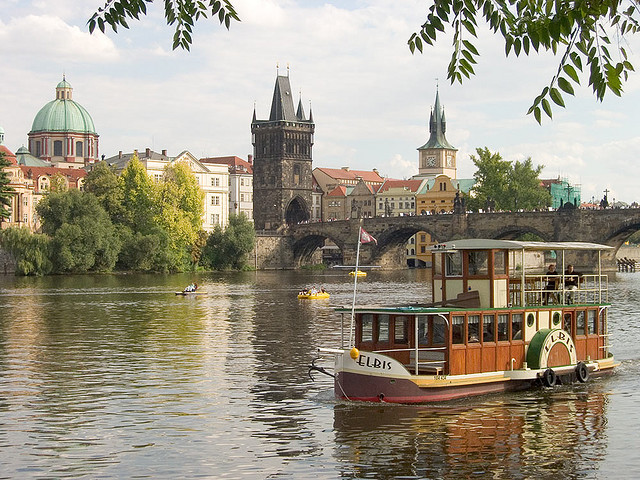
%> input picture inputSeamCarvingPrague.jpg, 640 x 480 px
$ octave SeamCarvingReduceHeight.m   (GNU Octave 9; MATLAB toolbox functions it lacks are replaced by stand-ins)
%> lines starting %> are read from the running program, lines starting %| are printed output that depends on the picture
%> further down, myImg is the input picture: size 480x640x3 uint8; mean R, G, B 156.6, 149.6, 132.7
### energy_image.m
function [ energyImg ] = energy_image(im)
%UNTITLED2 Summary of this function goes here
%   Detailed explanation goes here

%creates energyMatrix, initializes to 0
im = rgb2gray(im);
[myGradx,myGrady] = imgradientxy(im2double(im));
energyImg = sqrt((myGradx.^2) + (myGrady.^2));

end

### cumulative_minimum_energy_map.m
function [ cumMap ] = cumulative_minimum_energy_map( energyImage, seamDirection )
%> called with seamDirection = 'HORIZONTAL'

if strcmp(seamDirection, 'VERTICLE')
    energyImage = energyImage; %do nothing
elseif strcmp(seamDirection, 'HORIZONTAL')
    energyImage = transpose(energyImage);
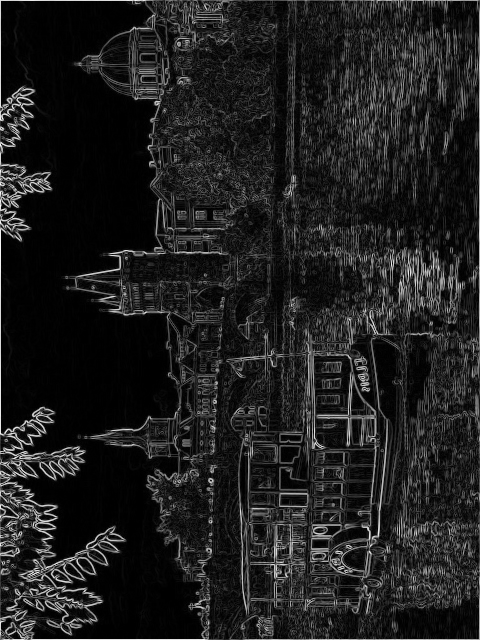
%> energyImage: size 640x480 double; min 0, max 4.11, mean 0.505; mean of the top-left, top-right, bottom-left and bottom-right quarters 0.393, 0.549, 0.419, 0.66; drawn with min black and max white
end

num_rows = size(energyImage, 1);
%> num_rows = 640
num_columns = size(energyImage,2);
%> num_columns = 480

cumMap = zeros(num_rows,num_columns);
cumMap(1,:) = energyImage(1, :);


for i=2:1:num_rows
    for j=1:1:num_columns
        if j == 1
            myArray = [cumMap(i - 1, j), cumMap(i - 1, j + 1)];
                      %top and top right
        elseif j == num_columns
            myArray = [cumMap(i - 1, j -1), cumMap(i - 1, j)];
                      %top left and top
        else
            myArray = [cumMap(i - 1, j - 1), cumMap(i - 1, j), cumMap(i - 1, j + 1)];
        end
        cumMap(i,j) = energyImage(i,j) + min(myArray);
    end
end
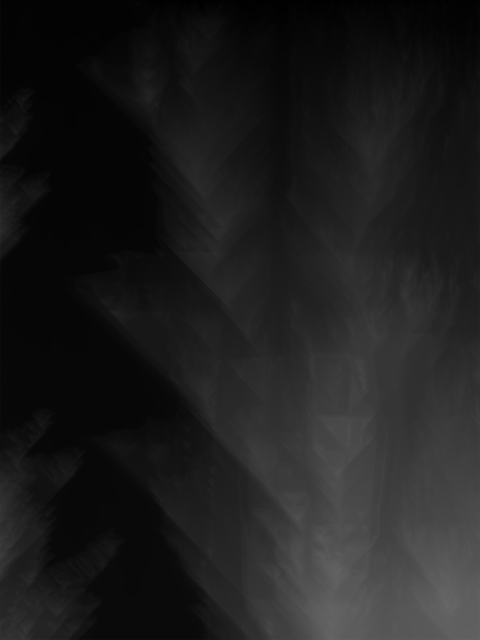
%> cumMap: size 640x480 double; min 0.643, max 103.3, mean 30.4
%> after the loop, myArray = [97.1 99.79]


if strcmp(seamDirection,'HORIZONTAL')
    cumMap = transpose(cumMap);
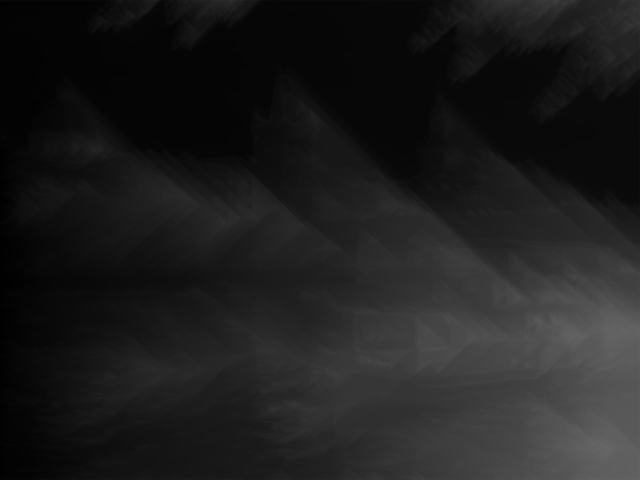
%> cumMap: size 480x640 double; min 0.643, max 103.3, mean 30.4; mean of the top-left, top-right, bottom-left and bottom-right quarters 13.7, 19.6, 23.5, 64.7

%imshow(cumMap)


%UNTITLED2 Summary of this function goes here
%   Detailed explanation goes here


end

### find_optimal_horizontal_seam.m
function [ myList ] = find_optimal_horizontal_seam( cumMap )


cumMap = cumMap';

num_rows = size(cumMap,1);
num_columns = size(cumMap,2);

myList = zeros(1,num_rows);
current_row = num_rows ;%start from the last row
%> current_row = 640


myArray = cumMap(current_row,:); %gets last row
%> myArray = 480 values, max 102.6 at index 332, min 13.79 at index 134, mean 54.68


minimum = min(myArray); %minimum of bottom row
%> minimum = 13.79
rowLookingAt = cumMap(num_rows,:);
%> rowLookingAt has the same summary as myArray

if(numel(find(rowLookingAt == minimum)) > 1)
    tempVector = find(rowLookingAt == minimum);
    j = tempVector(2);
else
    j = find(myArray == minimum); % current column
%> j = 134
end

myList(current_row) = j; %puts indices into vector


for i=num_rows:-1:2
    if j == 1
        myArray = [cumMap(i - 1, j), cumMap(i - 1, j + 1)];
                  %top and top right
    elseif j == num_columns
        myArray = [cumMap(i - 1, j -1), cumMap(i - 1, j)];
                  %top left and top
    else
        myArray = [cumMap(i - 1, j - 1), cumMap(i - 1, j), cumMap(i - 1, j + 1)];
    end

    minimum = min(myArray);

    rowLookingAt = cumMap(i-1,:); %get the row I'm looking at

    if(numel(find(rowLookingAt == minimum)) > 1)
        myVector = find(rowLookingAt == minimum);

        for h=1:1:numel(myVector)
            if myVector(h) == (j - 1)
                j = myVector(h);
                break;
            elseif myVector(h) == (j)
                j = myVector(h);
                break;
            elseif myVector(h) == (j + 1)
                j = myVector(h);
                break;
            end

        end

    else
        j = find(rowLookingAt == minimum); % current column find which column its in
    end

    myList(i - 1) = j; %puts indices into vector,j is current column

%UNTITLED3 Summary of this function goes here
%   Detailed explanation goes here


end
%> this loop made 639 passes
%> (myArray, minimum, myVector) on passes 1, 2, 3, 4, 5, 9, 10, 11, 12, 13: ([10.12 10.14 10.16], 10.12, [130 131 132 133]), ([10.12 10.12 10.14], 10.12, [130 131 132 133]), ([10.12 10.12 10.12], 10.12, [130 131 132 133]), ([10.13 10.12 10.12], 10.12, [131 132 133]), ([10.13 10.13 10.12], 10.12, [132 133]), ([10.1 10.1 10.13], 10.1, [128 129 130 131 132 133 134 135]), ([10.1 10.1 10.1], 10.1, [126 127 128 129 130 131 132 133 134 135]), ([10.1 10.1 10.1], 10.1, [126 127 128 129 130 131 132 133 134 135]), ([10.1 10.1 10.1], 10.1, [127 128 129 130 131 132 133 134 135]), ([10.1 10.1 10.1], 10.1, [128 129 130 131 132 133 134])
%> (myArray, minimum, j) on passes 6, 7, 8, 21, 25, 38: ([10.13 10.13 10.12], 10.12, 133), ([10.13 10.13 10.12], 10.12, 134), ([10.12 10.11 10.11], 10.11, 135), ([10.11 10.1 10.11], 10.1, 130), ([10.07 10.06 10.05], 10.05, 132), ([10.03 10.03 10.03], 10.03, 130)
%> after the loop, j = 64; myArray = [3.52 3.52 3.53]; myList = 640 values, max 140 at index 555, min 51 at index 263, mean 85.44; myVector = [64 65]


myList = myList';
end

%UNTITLED3 Summary of this function goes here
%   Detailed explanation goes here

### reduce_height.m
function [ reducedColorImage, reducedEnergyImage ] = reduce_height( myImg, energyImage )
%UNTITLED7 Summary of this function goes here
%   Detailed explanation goes here
energyImage = energy_image(myImg);
myString = 'HORIZONTAL';
cumMap = cumulative_minimum_energy_map(energyImage, myString);
mySeam = find_optimal_horizontal_seam(cumMap);
%> mySeam has the same summary as myList in find_optimal_horizontal_seam


num_rows = size(myImg,1);
%> num_rows = 480
num_cols = size(myImg,2);
%> num_cols = 640
for i=1:num_cols
            reducedColorImage(:,i,:) = myImg([1:(mySeam(i)-1) (mySeam(i)+1):end],i,:);
            reducedEnergyImage(:,i) = energyImage([1:(mySeam(i)-1) (mySeam(i)+1):end],i);
end
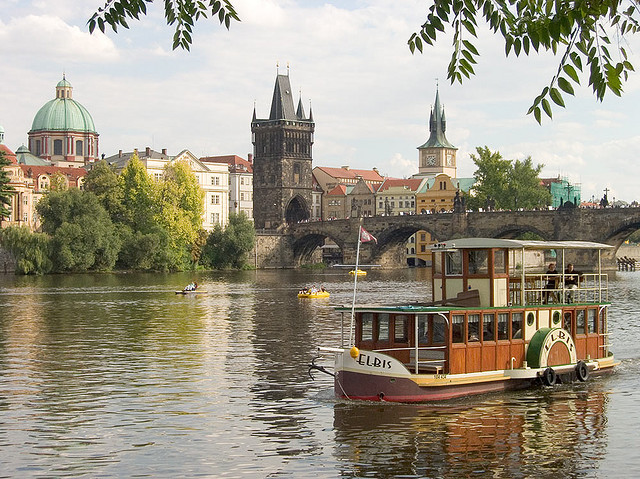
%> reducedColorImage: size 479x640x3 uint8; mean R, G, B 156.4, 149.5, 132.5
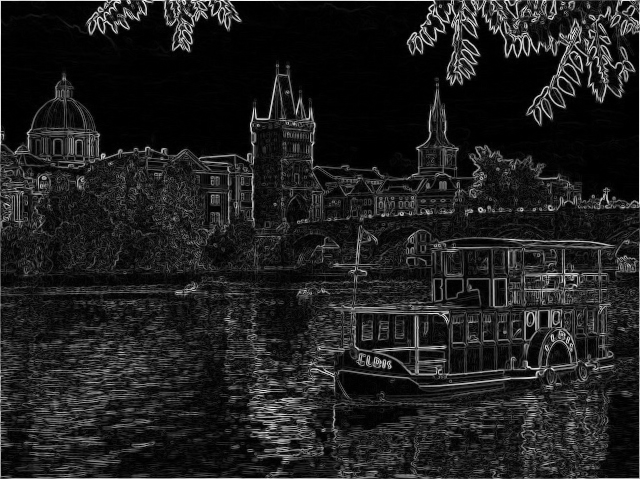
%> reducedEnergyImage: size 479x640 double; min 0, max 4.11, mean 0.506; drawn with min black and max white

imagesc(myImg)


end

### SeamCarvingReduceHeight.m
%a
myImg = imread('inputSeamCarvingPrague.jpg');

%d
%myImg = imread('inputSeamCarvingMall.jpg');


%PERSIONAL IMAGES
%apples
% myImg = imread('Picnic.jpg');
% myImg = imresize(myImg,[252,600]);
% imshow(myImg)

%b
energyImage = energy_image(myImg);
[reducedColorImage,reducedEnergyImage] = reduce_height(myImg,energyImage);


for i=1:1:99
%> (the run ends here)
